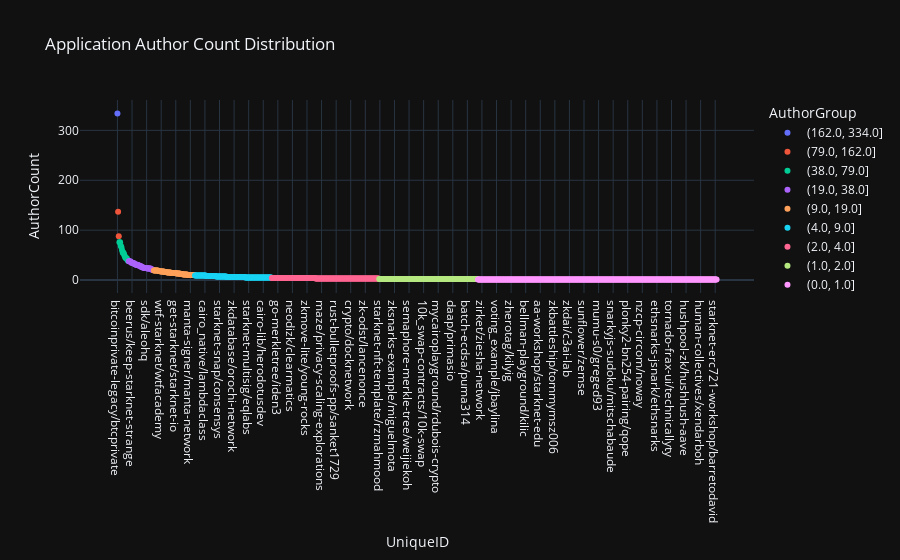

Notebook code cell kept with this figure:
### Markdown cell above
#### Application Author Count

### Code cell
fig = px.scatter(application_committers,  x='UniqueID', y='AuthorCount',
                   color='AuthorGroup',
                   title='Application Author Count Distribution',
                   template='plotly_dark', 
                )
fig.show()

### Figure 1 — Plotly figure (JSON) as saved in the notebook; plotly's stock layout.template omitted (floating-point values rounded to 4 significant figures; data arrays with more than 128 entries replaced by an {"elided": "..."} marker saying what was removed)
{"data": [{"hovertemplate": "AuthorGroup=(162.0, 334.0]<br>UniqueID=%{x}<br>AuthorCount=%{y}<extra></extra>", "legendgroup": "(162.0, 334.0]", "marker": {"color": "#636efa", "symbol": "circle"}, "mode": "markers", "name": "(162.0, 334.0]", "orientation": "v", "showlegend": true, "type": "scatter", "x": ["bitcoinprivate-legacy/btcprivate"], "xaxis": "x", "y": [334], "yaxis": "y"}, {"hovertemplate": "AuthorGroup=(79.0, 162.0]<br>UniqueID=%{x}<br>AuthorCount=%{y}<extra></extra>", "legendgroup": "(79.0, 162.0]", "marker": {"color": "#EF553B", "symbol": "circle"}, "mode": "markers", "name": "(79.0, 162.0]", "orientation": "v", "showlegend": true, "type": "scatter", "x": ["starknet-ecosystem.com/419labs", "mina/minaprotocol"], "xaxis": "x", "y": [137, 88], "yaxis": "y"}, {"hovertemplate": "AuthorGroup=(38.0, 79.0]<br>UniqueID=%{x}<br>AuthorCount=%{y}<extra></extra>", "legendgroup": "(38.0, 79.0]", "marker": {"color": "#00cc96", "symbol": "circle"}, "mode": "markers", "name": "(38.0, 79.0]", "orientation": "v", "showlegend": true, "type": "scatter", "x": ["cairo/starkware-libs", "baseline/eea-oasis", "starknetbook/starknet-edu", "madara/keep-starknet-strange", "starknet.js/0xs34n", "snarkos/aleohq", "zkevm-circuits/kroma-network", "kakarot/kkrt-labs", "cairo-vm/lambdaclass", "zokrates/zokrates", "lambdaworks/lambdaclass", "zokrates/scrypt-inc", "juno/nethermindeth", "dojo/dojoengine"], "xaxis": "x", "y": [76, 76, 69, 66, 60, 55, 55, 52, 48, 45, 44, 44, 41, 39], "yaxis": "y"}, {"hovertemplate": "AuthorGroup=(19.0, 38.0]<br>UniqueID=%{x}<br>AuthorCount=%{y}<extra></extra>", "legendgroup": "(19.0, 38.0]", "marker": {"color": "#ab63fa", "symbol": "circle"}, "mode": "markers", "name": "(19.0, 38.0]", "orientation": "v", "showlegend": true, "type": "scatter", "x": ["noir/noir-lang", "cairo-contracts/openzeppelin", "darkfi/darkrenaissance", "noah/findoranetwork", "snarkvm/aleohq", "beerus/keep-starknet-strange", "substrate-arkworks-examples/achimcc", "starknet-cairo-101/starknet-edu", "proof-systems/o1-labs", "bellpepper/lurk-lab", "starknet_in_rust/lambdaclass", "starknet-devnet/0xspaceshard", "eden23cairo1/gyan0890", "starknet-foundry/foundry-rs", "warp/nethermindeth", "protocols/loopring", "alexandria/keep-starknet-strange", "starknet-react/apibara", "o1js/o1-labs", "protostar/software-mansion", "cairo-by-example/lambdaclass", "starknet.go/nethermindeth", "plonk/zk-garage", "ark-bulletproofs/findoranetwork", "blockifier/starkware-libs", "kakarot-ssj/kkrt-labs", "papyrus/starkware-libs", "sdk/aleohq", "nile/openzeppelin", "celer-gnark/ingonyama-zk", "zk-swap-libsnark/eyblockchain", "pathfinder/eqlabs", "starknet-meta/mybraavos", "libsnark/lattice-based-zksnarks", "realms-contracts/bibliothecadao", "unirep/unirep", "libsnark_gadgetlib3/matter-labs-archive", "starknet-hardhat-plugin/0xspaceshard"], "xaxis": "x", "y": [38, 38, 38, 37, 35, 35, 35, 34, 34, 32, 32, 31, 31, 31, 30, 30, 29, 28, 28, 26, 26, 25, 25, 24, 24, 24, 24, 24, 23, 23, 23, 23, 23, 23, 22, 21, 20, 20], "yaxis": "y"}, {"hovertemplate": "AuthorGroup=(9.0, 19.0]<br>UniqueID=%{x}<br>AuthorCount=%{y}<extra></extra>", "legendgroup": "(9.0, 19.0]", "marker": {"color": "#FFA15A", "symbol": "circle"}, "mode": "markers", "name": "(9.0, 19.0]", "orientation": "v", "showlegend": true, "type": "scatter", "x": ["snarky/o1-labs", "argent-x/argentlabs", "plonk/dusk-network", "nova/microsoft", "fastcrypto/mystenlabs", "lurk-rs/lurk-lab", "starklings-cairo1/shramee", "zkapp-cli/o1-labs", "protocol-substrate/webb-tools", "semaphore/semaphore-protocol", "panther-core/pantherprotocol", "wtf-starknet/wtfacademy", "ezkl/zkonduit", "gnark-crypto/consensys", "zkllvm-blueprint/nilfoundation", "starknet.py/software-mansion", "starknet-erc721/starknet-edu", "starklings/onlydustxyz", "jellyfish/espressosystems", "lasso/a16z", "icicle/ingonyama-zk", "scarb/software-mansion", "orion/gizatechxyz", "tsubasa/keep-starknet-strange", "cairo-foundry/open-dust", "cairo-vm-py/lambdaclass", "abpr22/baghery", "cairo-vm-go/nethermindeth", "zerosync/zerosync", "starknet-hardhat-example/0xspaceshard", "zk-email-verify/zkemail", "plonkup/dusk-network", "starknet-rs/xjonathanlei", "get-starknet/starknet-io", "zero-knowledge-gadgets/webb-tools", "cairo-vm.go/lambdaclass", "creative-cairo/shramee", "circom_old/iden3", "lambdaworks_stark_platinum/lambdaclass", "protocol-solidity/webb-tools", "zk-kit/privacy-scaling-explorations", "zkos/starkoracles", "vamp-ir/anoma", "bazuka/ziesha-network", "cap/espressosystems", "zkp-compiler-shootout/anoma", "circuits/iden3", "starknetbyexample/nethermindeth", "starknet-erc20/starknet-edu", "elusiv/elusiv-privacy", "zk-benchmarking/delendum-xyz", "starknet.dart/focustree", "gnark/platonnetwork", "chess-dojo/rkdud007", "pequin/pepper-project", "manta-signer/manta-network", "starknet-messaging-bridge/starknet-edu", "zkid-hydra-s1/contrix-zkid", "argent-contracts-starknet/argentlabs", "zkinterface/qed-it", "nightfall_3/eyblockchain", "pragma/astraly-labs"], "xaxis": "x", "y": [19, 19, 19, 19, 19, 19, 19, 18, 18, 18, 17, 17, 17, 17, 17, 17, 16, 16, 16, 16, 15, 15, 15, 15, 15, 15, 14, 14, 14, 14, 14, 14, 14, 14, 13, 13, 13, 13, 13, 13, 12, 12, 12, 12, 11, 11, 11, 11, 11, 11, 11, 10, 10, 10, 10, 10, 10, 10, 10, 10, 10, 10], "yaxis": "y"}, {"hovertemplate": "AuthorGroup=(4.0, 9.0]<br>UniqueID=%{x}<br>AuthorCount=%{y}<extra></extra>", "legendgroup": "(4.0, 9.0]", "marker": {"color": "#19d3f3", "symbol": "circle"}, "mode": "markers", "name": "(4.0, 9.0]", "orientation": "v", "showlegend": true, "type": "scatter", "x": ["dna/apibara", "celo-bls-snark-rs/celo-org", "starknet-playground/starknet-io", "olavm/sin7y", "horus-checker/nethermindeth", "circom_tester/iden3", "eigen-zkvm/0xeigenlabs", "wtf-cairo/wtfacademy", "roll_up/barrywhitehat", "pil-stark/0xpolygonhermez", "circom_runtime/iden3", "zerokit/vacp2p", "ckb-zkp/sec-bit", "bellman-substrate/layerxcom", "starknet_stack/lambdaclass", "cairo_native/lambdaclass", "starkonquest/onlydustxyz", "mammoth_ui/zigzagexchange", "generator-starknet/onlydustxyz", "starknet-debug/starknet-edu", "zkalc/mmaker", "poseidon252/dusk-network", "garaga/keep-starknet-strange", "sunscreen/sunscreen-tech", "privacy/provideplatform", "zkflow/ing-bank", "zkxprotocol/zkxteam", "nova-scotia/nalinbhardwaj", "r1cs-tutorial/arkworks-rs", "zk-nullifier-sig/plume-sig", "zkopru/zkopru-network", "starknet-accounts/starknet-edu", "amarna/crytic", "hydra-s1-zkps/sismo-core", "eykar.org/age-of-eykar", "zkmega/patractlabs", "sx-starknet/snapshot-labs", "starknet-snap/consensys", "plonkit/fluidex", "mpc/zcash", "carbon-protocol/carbonable", "prover-server/iden3", "air-script/0xpolygonmiden", "abi-wan-kanabi/keep-starknet-strange", "solidity_plonk_verifier/matter-labs", "aleo_lambda_vm/lambdaclass", "rlnjs/rate-limiting-nullifier", "zk-harness/zkcollective", "df-snarker/bind", "marketplace-starknet/onlydustxyz", "pyzpk/shaanrockz", "zeth/clearmatics", "thoth/fuzzinglabs", "pysnark/meilof", "libstark/elibensasson", "app.starknet.id/starknet-id", "checkpoint/checkpoint-labs", "protocol3-circuits/loopring", "arkproject/thearkprojekt", "zkdatabase/orochi-network", "starknet-jvm/software-mansion", "snark-challenge/minaprotocol", "ape-cairo/apeworx", "picus/chyanju", "go-circom-prover-verifier/iden3", "freshcryptolib/rdubois-crypto", "pycrypto/zokrates", "cairo-template/auditless", "wedpr-lab-crypto/webankblockchain", "starknet-devnet-rs/0xspaceshard", "ripp/arkworks-rs", "loot-survivor/bibliothecadao", "circom-ecdsa/0xparc", "ryo/dopedao", "circom-compat/arkworks-rs", "circ/circify", "types-rs/starknet-io", "dvdsn/quasarlabsxyz", "fluidex-backend/fluidex", "dex-zksnarks/gnosis", "starknet.swift/software-mansion", "starknet-multisig/eqlabs", "enterprisezk/consensysmesh", "sismo-badges/sismo-core", "ecrecover-noir/colinnielsen", "zkrepl/0xparc", "halo2-scaffold/axiom-crypto", "intmax-rollup-cli/internetmaximalism", "zeropool-core/zeropoolnetwork", "aes-circom/electron-labs", "caracal/crytic", "zkdao/simondos", "cairomate/refcell", "openzl/openzklib", "aave-starknet-bridge/aave-starknet-project", "zk-gaming-toolkit/kryha", "cairo-webauthn/cartridge-gg", "ldt/arkworks-rs", "starkli/xjonathanlei", "starklane/thearkprojekt", "zk-light-client-implementation/zpokenweb3", "khepri/bitcoin-stark", "cairo-ls/ericglau", "cairo-lib/herodotusdev", "zk-sbt/enricobottazzi", "oberon/cryptidtech", "zero-knowledge-puzzles/rareskills", "circuits/hermeznetwork", "imhotep/onlydustxyz", "crypto-wasm-ts/docknetwork", "sbt.starknet.id/starknet-id", "pinocchio_lambda_vm/lambdaclass", "circomlibjs/iden3", "zkmessage.xyz/0xparc", "cyanaura-apps/epiisteme", "hardhat-warp/nethermindeth"], "xaxis": "x", "y": [9, 9, 9, 9, 9, 9, 9, 9, 9, 9, 9, 9, 9, 9, 9, 9, 9, 8, 8, 8, 8, 8, 8, 8, 8, 8, 8, 8, 8, 8, 8, 8, 7, 7, 7, 7, 7, 7, 7, 7, 7, 7, 7, 7, 7, 7, 7, 7, 6, 6, 6, 6, 6, 6, 6, 6, 6, 6, 6, 6, 6, 6, 6, 6, 6, 6, 6, 6, 6, 6, 6, 6, 6, 6, 6, 6, 5, 5, 5, 5, 5, 5, 5, 5, 5, 5, 5, 5, 5, 5, 5, 5, 5, 5, 5, 5, 5, 5, 5, 5, 5, 5, 5, 5, 5, 5, 5, 5, 5, 5, 5, 5, 5, 5, 5, 5], "yaxis": "y"}, {"hovertemplate": "AuthorGroup=(2.0, 4.0]<br>UniqueID=%{x}<br>AuthorCount=%{y}<extra></extra>", "legendgroup": "(2.0, 4.0]", "marker": {"color": "#FF6692", "symbol": "circle"}, "mode": "markers", "name": "(2.0, 4.0]", "orientation": "v", "showlegend": true, "type": "scatter", "x": {"elided": "162 str values"}, "xaxis": "x", "y": {"elided": "162 int values"}, "yaxis": "y"}, {"hovertemplate": "AuthorGroup=(1.0, 2.0]<br>UniqueID=%{x}<br>AuthorCount=%{y}<extra></extra>", "legendgroup": "(1.0, 2.0]", "marker": {"color": "#B6E880", "symbol": "circle"}, "mode": "markers", "name": "(1.0, 2.0]", "orientation": "v", "showlegend": true, "type": "scatter", "x": {"elided": "149 str values"}, "xaxis": "x", "y": {"elided": "149 int values"}, "yaxis": "y"}, {"hovertemplate": "AuthorGroup=(0.0, 1.0]<br>UniqueID=%{x}<br>AuthorCount=%{y}<extra></extra>", "legendgroup": "(0.0, 1.0]", "marker": {"color": "#FF97FF", "symbol": "circle"}, "mode": "markers", "name": "(0.0, 1.0]", "orientation": "v", "showlegend": true, "type": "scatter", "x": {"elided": "361 str values"}, "xaxis": "x", "y": {"elided": "361 int values"}, "yaxis": "y"}], "layout": {"legend": {"title": {"text": "AuthorGroup"}, "tracegroupgap": 0}, "title": {"text": "Application Author Count Distribution"}, "xaxis": {"anchor": "y", "domain": [0, 1], "title": {"text": "UniqueID"}}, "yaxis": {"anchor": "x", "domain": [0, 1], "title": {"text": "AuthorCount"}}}}
